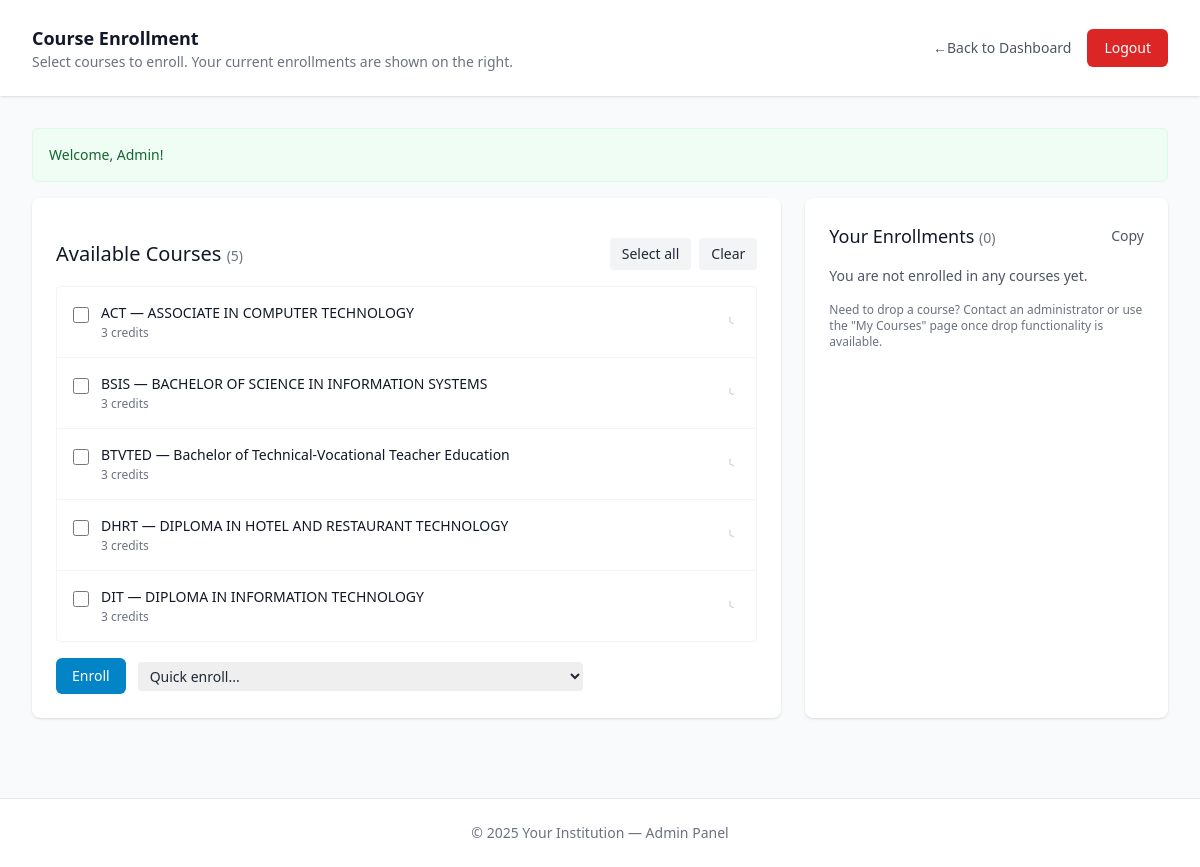
The page /public/course_selection.php (signed in) on the database its author committed.
### tables this page shows
CREATE TABLE `courses` (
  `id` int(11) NOT NULL,
  `course_code` varchar(50) NOT NULL,
  `course_name` varchar(255) NOT NULL,
  `description` text DEFAULT NULL,
  `credits` int(11) NOT NULL DEFAULT 3,
  `created_at` datetime NOT NULL DEFAULT current_timestamp()
);

### public/course_selection.php (the view, shortened to what this page needs)
<?php
require_once __DIR__ . '/../includes/db_connect.php';
$user_id = $_SESSION['user_id'] ?? null;
function get_flash() {
    if (!empty($_SESSION['flash'])) {
        $m = $_SESSION['flash'];
        return $m;
    }
    return '';
}
$info_msg = get_flash();
$error_msg = '';
try {
    $stmt = $pdo->query("SELECT id, course_code, course_name, credits FROM courses ORDER BY course_name ASC");
    $courses = $stmt->fetchAll(PDO::FETCH_ASSOC);
} catch (Exception $e) {
    $courses = [];
    error_log('Fetch courses error: ' . $e->getMessage());
    $error_msg = $error_msg ?: 'Could not load courses.';
}
try {
    $stmt = $pdo->prepare("SELECT c.id, c.course_code, c.course_name, c.credits, e.enrolled_at
                           FROM enrollments e
                           JOIN courses c ON e.course_id = c.id
                           WHERE e.user_id = ?
                           ORDER BY c.course_name ASC");
    $stmt->execute([$user_id]);
    $enrollments = $stmt->fetchAll(PDO::FETCH_ASSOC);
} catch (Exception $e) {
    $enrollments = [];
    error_log('Fetch enrollments error: ' . $e->getMessage());
    $error_msg = $error_msg ?: 'Could not load your enrollments.';
}
?>
<!doctype html>
<html lang="en">
<head>
  <script src="https://cdn.tailwindcss.com"></script>
</head>
<body class="min-h-screen bg-gray-50 text-gray-800">
  <header class="bg-white shadow">
    <div class="max-w-7xl mx-auto px-4 sm:px-6 lg:px-8">
      <div class="flex items-center justify-between py-6">
        <div>
          <h1 class="text-lg font-semibold text-gray-900">Course Enrollment</h1>
          <p class="text-sm text-gray-500">Select courses to enroll. Your current enrollments are shown on the right.</p>
        </div>
        <div class="flex items-center space-x-4">
          <a href="dashboard.php" class="text-sm text-gray-600 hover:underline font-medium">←Back to Dashboard</a>
          <a href="logout.php"
             class="inline-flex items-center px-4 py-2 border border-transparent text-sm font-medium rounded-md text-white bg-red-600 hover:bg-red-700 focus:outline-none focus:ring-2 focus:ring-offset-2 focus:ring-red-500"
             aria-label="Logout">Logout</a>
        </div>
      </div>
    </div>
  </header>
  <main class="max-w-7xl mx-auto px-4 sm:px-6 lg:px-8 py-8">
    <?php if ($info_msg): ?>
      <div class="mb-4 rounded-md bg-green-50 border border-green-100 p-4">
        <p class="text-sm text-green-800"><?= htmlspecialchars($info_msg) ?></p>
      </div>
    <?php endif; ?>
    <div class="grid grid-cols-1 lg:grid-cols-3 gap-6">
      <section class="lg:col-span-2 bg-white shadow rounded-lg p-6">
        <form method="post" onsubmit="return ensureSelectionBeforeSubmit();" class="space-y-4">
          <div class="flex items-center justify-between">
            <h2 class="text-xl font-medium text-gray-900">Available Courses <span class="text-sm text-gray-500"> (<?= count($courses) ?>)</span></h2>
            <div class="flex items-center space-x-2">
              <button type="button" onclick="selectAllCourses(true)" class="inline-flex items-center px-3 py-1.5 bg-gray-100 text-sm rounded hover:bg-gray-200">Select all</button>
              <button type="button" onclick="selectAllCourses(false)" class="inline-flex items-center px-3 py-1.5 bg-gray-100 text-sm rounded hover:bg-gray-200">Clear</button>
            </div>
          </div>
          <?php if (count($courses) === 0): ?>
            <p class="text-sm text-gray-600">No courses available. Contact an administrator.</p>
          <?php else: ?>
            <div class="mt-3 border border-gray-100 rounded divide-y divide-gray-100 max-h-96 overflow-auto">
              <?php foreach ($courses as $c): ?>
                <label class="flex items-center justify-between p-4 hover:bg-gray-50 cursor-pointer">
                  <div class="flex items-start space-x-3">
                    <input type="checkbox" name="course_ids[]" value="<?= (int)$c['id'] ?>" class="mt-1 h-4 w-4 text-sky-600 border-gray-300 rounded" aria-label="<?= htmlspecialchars($c['course_code'] . ' - ' . $c['course_name']) ?>">
                    <div>
                      <div class="text-sm font-medium text-gray-900">
                        <?= htmlspecialchars($c['course_code']) ?> — <?= htmlspecialchars($c['course_name']) ?>
                      </div>
                      <div class="text-xs text-gray-500 mt-0.5">
                        <?= (int)$c['credits'] ?> credit<?= (int)$c['credits'] !== 1 ? 's' : '' ?>
                      </div>
                    </div>
                  </div>
                  <svg class="h-5 w-5 text-gray-300" xmlns="http://www.w3.org/2000/svg" fill="none" viewBox="0 0 24 24" stroke="currentColor" aria-hidden="true">
                    <path stroke-linecap="round" stroke-linejoin="round" stroke-width="1.5" d="M12 6v6l4 2"></path>
                  </svg>
                </label>
              <?php endforeach; ?>
            </div>
            <div class="mt-4 flex items-center space-x-3">
              <button type="submit" class="inline-flex items-center px-4 py-2 bg-sky-600 text-white rounded-md text-sm hover:bg-sky-700 focus:outline-none focus:ring-2 focus:ring-offset-2 focus:ring-sky-500">Enroll</button>
              <div class="ml-4">
                <select name="course_id" class="rounded border-gray-300 px-2 py-1 text-sm">
                  <option value="">Quick enroll...</option>
                </select>
              </div>
            </div>
          <?php endif; ?>
        </form>
      </section>
      <aside class="bg-white shadow rounded-lg p-6">
        <div class="flex items-center justify-between">
          <h3 class="text-lg font-medium text-gray-900">Your Enrollments <span class="text-sm text-gray-500"> (<?= count($enrollments) ?>)</span></h3>
          <button type="button" onclick="copyEnrollments()" class="text-sm text-gray-600 hover:underline">Copy</button>
        </div>
        <?php if (count($enrollments) === 0): ?>
          <div class="mt-4 text-sm text-gray-600">You are not enrolled in any courses yet.</div>
        <?php endif; ?>
        <div class="mt-4 text-xs text-gray-500">
          Need to drop a course? Contact an administrator or use the "My Courses" page once drop functionality is available.
        </div>
      </aside>
    </div>
  </main>
  <footer class="bg-white border-t mt-12">
    <div class="max-w-7xl mx-auto px-4 sm:px-6 text-center lg:px-8 py-6 text-sm text-gray-500">
      © <?= date('Y') ?> Your Institution — Admin Panel
    </div>
  </footer>
</body>
</html>

### rows shown on the page
courses: course_code "ACT", course_name "ASSOCIATE IN COMPUTER TECHNOLOGY", credits "3"
courses: course_code "BSIS", course_name "BACHELOR OF SCIENCE IN INFORMATION SYSTEMS", credits "3"
courses: course_code "BTVTED", course_name "Bachelor of Technical-Vocational Teacher Education", credits "3"
courses: course_code "DHRT", course_name "DIPLOMA IN HOTEL AND RESTAURANT TECHNOLOGY", credits "3"
courses: course_code "DIT", course_name "DIPLOMA IN INFORMATION TECHNOLOGY", credits "3"

### other values the page prints
$info_msg "Welcome, Admin!"
count($courses) "5"
count($enrollments) "0"
